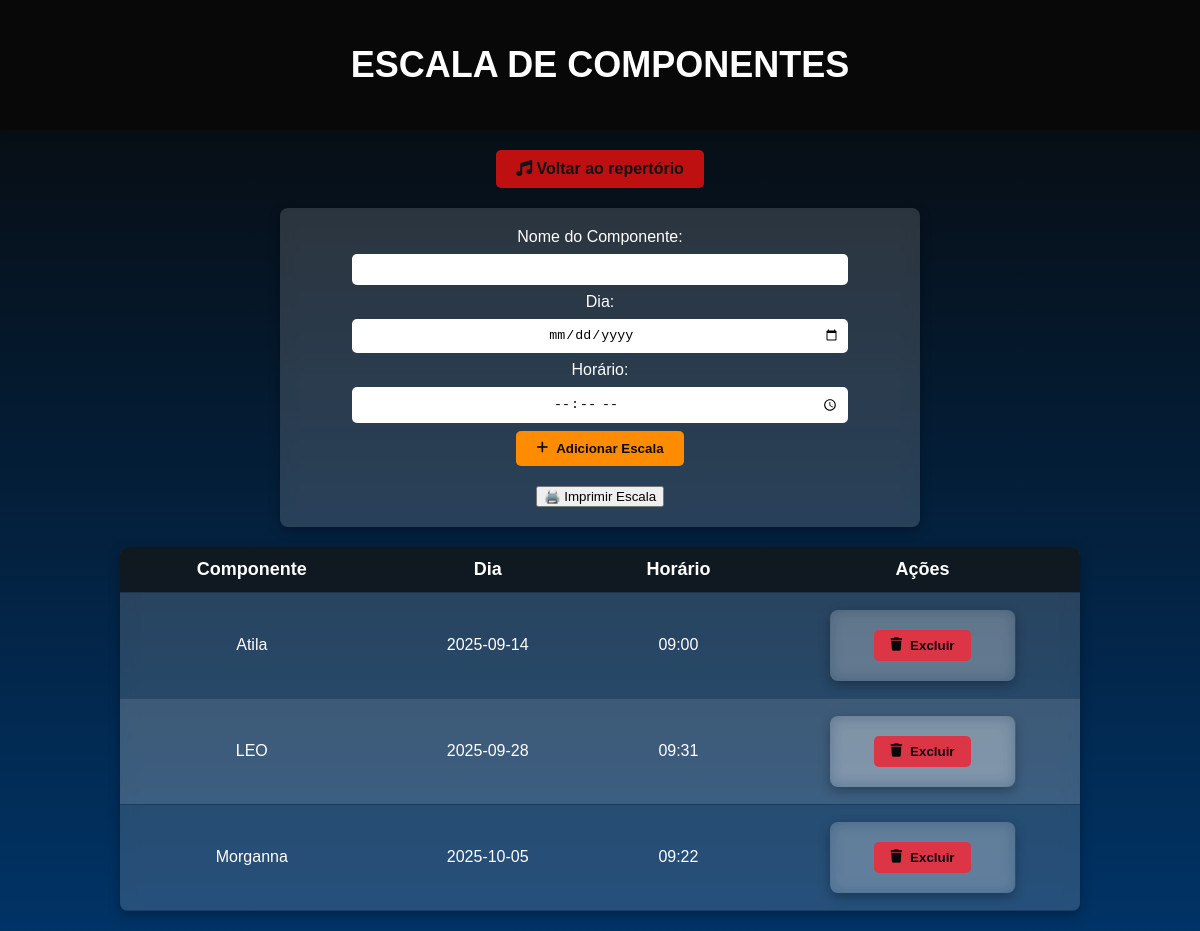
/escala (signed in), run on the app's committed database.
### biblioteca-main/app.py (models this page shows)
class Escala(db.Model):
    id = db.Column(db.Integer, primary_key=True)
    componente = db.Column(db.String(100), nullable=False)
    dia = db.Column(db.String(50), nullable=False)
    horario = db.Column(db.String(50), nullable=False)

### biblioteca-main/app.py (the view, shortened to what this page needs)
@app.route('/escala', methods=['GET', 'POST'])
@login_required
def escala():
    escalas_lista = Escala.query.all()
    escalas_agrupadas = defaultdict(list)
    for escala in escalas_lista:
        chave = escala.dia  # já é string tipo '2025-09-14'
        escalas_agrupadas[chave].append(escala)
    return render_template('escala.html', escalas=escalas_lista, escalas_agrupadas=escalas_agrupadas)

### biblioteca-main/app.py (called while the page is built)
@login_manager.user_loader
def load_user(user_id):
    return db.session.get(Usuario, int(user_id))  # 🔹 Usa a sessão corretamente sem `with`

### biblioteca-main/templates/escala.html (shortened to what this page needs)
<!DOCTYPE html>
<html lang="pt-BR">
<head>
  <link rel="stylesheet" href="{{ url_for('static', filename='escala.css') }}">
  <link rel="stylesheet" href="https://cdnjs.cloudflare.com/ajax/libs/font-awesome/6.0.0/css/all.min.css">
</head>
<body>
  <header>
    <h1>Escala de Componentes</h1>
  </header>
  <a href="{{ url_for('musicas') }}" class="botao-voltar">
    <i class="fa-solid fa-music"></i> Voltar ao repertório
  </a>
  <main>
    <form method="POST" action="{{ url_for('escala') }}">
      <label for="componente">Nome do Componente:</label>
      <input type="text" id="componente" name="componente" required>
      <label for="dia">Dia:</label>
      <input type="date" id="dia" name="dia" required>
      <label for="horario">Horário:</label>
      <input type="time" id="horario" name="horario" required>
      <button type="submit" class="botao-adicionar">
        <i class="fa-solid fa-plus"></i> Adicionar Escala
      </button>
        <div style="margin-top: 20px;">
            <button onclick="imprimirEscala()" type="button" class="botao-imprimir">🖨️ Imprimir Escala</button>
        </div>
    </form>
    {% if escalas %}
    <div class="tabela-visivel">
      <table>
        <thead>
          <tr>
            <th>Componente</th>
            <th>Dia</th>
            <th>Horário</th>
            <th>Ações</th>
          </tr>
        </thead>
        <tbody>
          {% for escala in escalas %}
          <tr>
            <td>{{ escala.componente }}</td>
            <td>{{ escala.dia }}</td>
            <td>{{ escala.horario }}</td>
            <td>
              {% if current_user.role in ["cantor", "admin"] %}
              <form method="POST" action="{{ url_for('excluir_escala', escala_id=escala.id) }}">
                <button type="submit" class="btn-excluir" onclick="return confirm('Tem certeza que deseja excluir esta escala?');">
                  <i class="fa-solid fa-trash"></i> Excluir
                </button>
              </form>
              {% else %}
              <p style="color: red;">🚫 Você não tem privilégios para apagar a escala.</p>
              {% endif %}
            </td>
          </tr>
          {% endfor %}
        </tbody>
      </table>
    </div>
    {% else %}
    <p>📌 Nenhuma escala cadastrada no momento.</p>
    {% endif %}
  </main>
</body>
</html>

### biblioteca-main/static/escala.css (style rules this page uses)
body { font-family: Arial, sans-serif; margin: 0; padding: 0; background: linear-gradient(to bottom, #080808, #003366); color: white; }
header { background-color: #080808; color: #ffffff; padding: 20px; text-align: center; box-shadow: 0px 4px 8px rgba(0, 0, 0, 0.1); }
h1 { font-size: 36px; text-transform: uppercase; font-weight: bold; }
table { width: 80%; margin: 20px auto; border-collapse: collapse; background: rgba(8, 8, 8, 0.15); border-radius: 8px; box-shadow: 0px 4px 12px rgba(0, 0, 0, 0.3); backdrop-filter: blur(8px); overflow: hidden; }
table th, table td { padding: 12px; text-align: center; border-bottom: 1px solid rgba(2, 2, 2, 0.2); }
table th { background-color: rgba(8, 8, 8, 0.7); color: #ffffff; font-size: 18px; }
table tr:nth-child(even) { background-color: rgba(255, 255, 255, 0.1); }
.btn-excluir { background-color: #dc3545; color: white; }
.botao-voltar { display: block; margin: 20px auto; padding: 10px 20px; background-color: #e40808; color: white; text-decoration: none; border-radius: 5px; font-weight: bold; text-align: center; transition: 0.3s; width: fit-content; }
.botao-adicionar { display: inline-flex; align-items: center; gap: 8px; padding: 8px 16px; background-color: #28a745; color: white; border-radius: 5px; font-weight: bold; transition: 0.3s; border: none; cursor: pointer; }
.btn-excluir { display: inline-flex; align-items: center; gap: 8px; padding: 8px 16px; background-color: #dc3545; color: rgb(8, 8, 8); border-radius: 5px; font-weight: bold; transition: 0.3s; border: none; cursor: pointer; }
table { width: 80%; margin: 20px auto; border-collapse: collapse; background: rgba(255, 255, 255, 0.15); border-radius: 8px; box-shadow: 0px 4px 12px rgba(0, 0, 0, 0.3); backdrop-filter: blur(8px); }
form { display: flex; flex-direction: column; align-items: center; justify-content: center; width: 50%; margin: 5px auto; padding: 20px; background: rgba(255, 255, 255, 0.15); border-radius: 8px; box-shadow: 0px 4px 12px rgba(0, 0, 0, 0.3); backdrop-filter: blur(8px); }
form input, form select { width: 80%; padding: 8px; margin: 8px 0; border-radius: 5px; border: none; text-align: center; }
.botao-adicionar { display: inline-flex; align-items: center; gap: 8px; padding: 10px 20px; background-color: #FF8C00; color: rgb(10, 10, 10); font-weight: bold; border-radius: 5px; border: none; cursor: pointer; transition: 0.3s; }
.botao-voltar { display: block; margin: 20px auto; padding: 10px 20px; background-color: #be1010; color: rgb(20, 20, 20); text-decoration: none; border-radius: 5px; font-weight: bold; text-align: center; transition: 0.3s; width: fit-content; }
body::before { content: ""; position: fixed; top: 0; left: 0; width: 100vw; height: 100vh; background-image: url("imagens/FUNDO1.jpg"); background-position: center; background-repeat: no-repeat; background-size: cover; filter: blur(8px); z-index: -1; }

### data on the page
Escala: componente "Atila", dia "2025-09-14", horario "09:00"
Escala: componente "LEO", dia "2025-09-28", horario "09:31"
Escala: componente "Morganna", dia "2025-10-05", horario "09:22"
